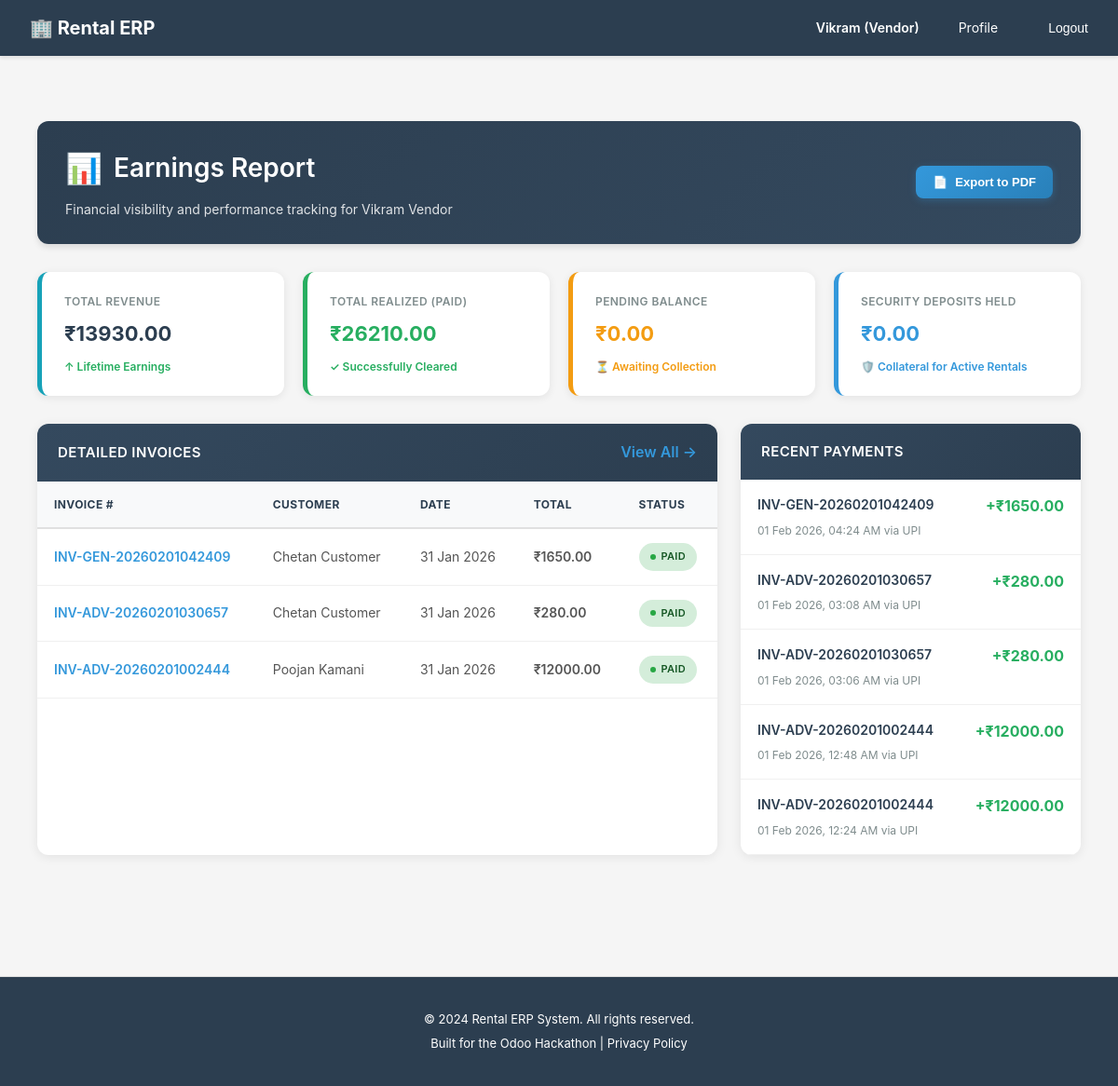
/dashboard/vendor/financials/ (signed in), run on an earlier commit of the app's database.
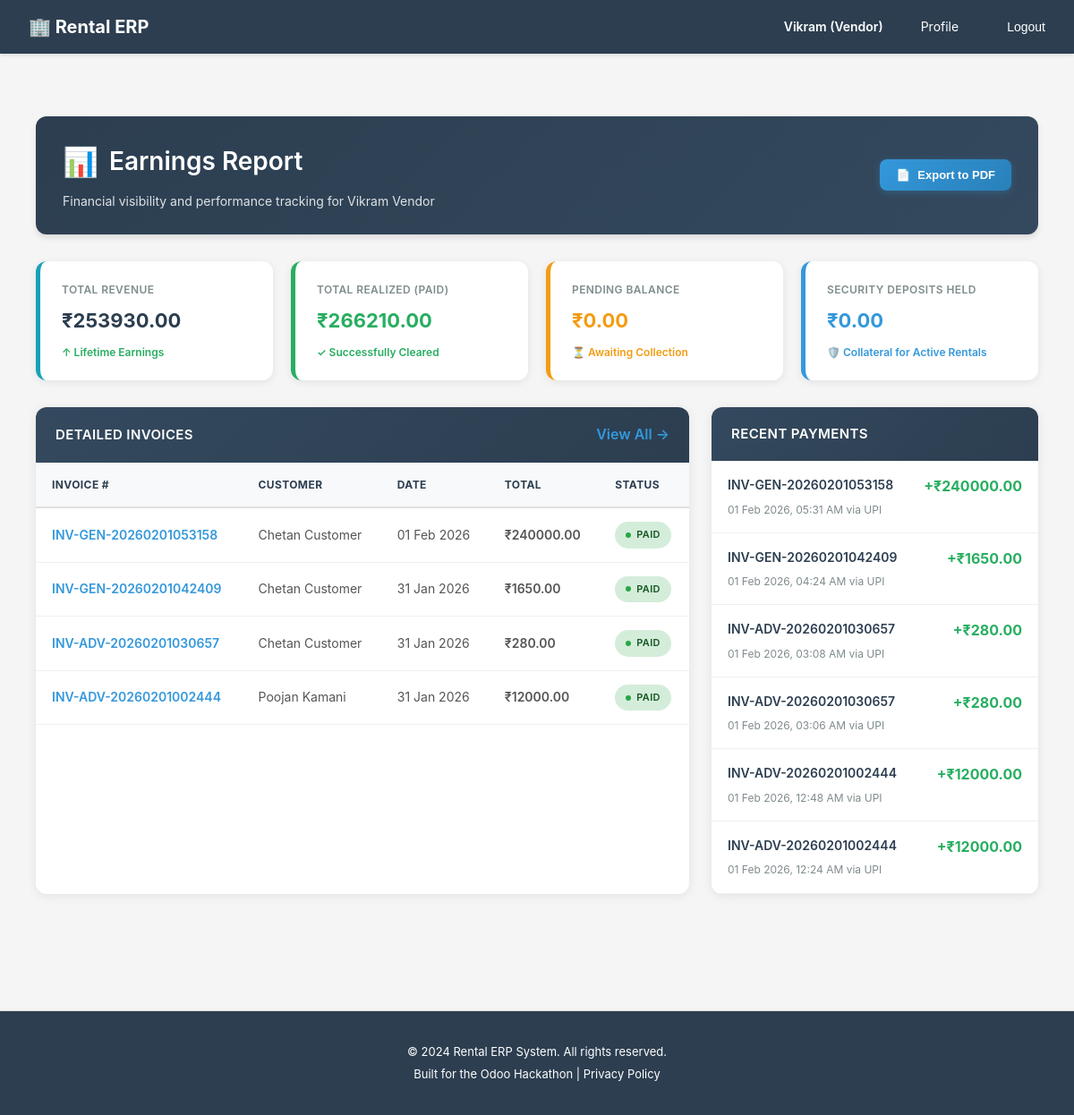
And on a later commit of the database.
### billing/models.py (models this page shows, shortened)
class Invoice(models.Model):
    STATUS_CHOICES = [
        ('draft', 'Draft'),           # Being prepared, not sent to customer
        ('sent', 'Sent'),             # Sent to customer, awaiting payment
        ('partially_paid', 'Partially Paid'),  # Some payment received
        ('paid', 'Paid'),             # Fully paid
        ('overdue', 'Overdue'),       # Payment deadline passed
        ('cancelled', 'Cancelled'),   # Invoice voided
    ]
    PAYMENT_TERM_CHOICES = [
        ('immediate', 'Immediate'),       # Pay before pickup
        ('on_delivery', 'On Delivery'),   # Pay at pickup
        ('net_7', 'Net 7 Days'),          # Pay within 7 days
        ('net_15', 'Net 15 Days'),
        ('net_30', 'Net 30 Days'),
        ('on_return', 'On Return'),       # Pay after return
    ]
    invoice_number = models.CharField(
        max_length=50,
        unique=True,
        help_text="Auto-generated invoice ID (e.g., INV-2026-0001)"
    )
    rental_order = models.ForeignKey(
        'rentals.RentalOrder',
        on_delete=models.CASCADE,
        related_name='invoices',
        help_text="Rental order being invoiced"
    )
    customer = models.ForeignKey(
        settings.AUTH_USER_MODEL,
        on_delete=models.CASCADE,
        related_name='invoices',
        limit_choices_to={'role': 'customer'},
        help_text="Customer being billed"
    )
    vendor = models.ForeignKey(
        settings.AUTH_USER_MODEL,
        on_delete=models.CASCADE,
        related_name='vendor_invoices',
        limit_choices_to={'role': 'vendor'},
        help_text="Vendor issuing the invoice"
    )
    status = models.CharField(
        max_length=20,
        choices=STATUS_CHOICES,
        default='draft',
        help_text="Invoice lifecycle stage"
    )
    invoice_date = models.DateField(
        help_text="Invoice issue date"
    )
    due_date = models.DateField(
        help_text="Payment deadline"
    )
    payment_terms = models.CharField(
        max_length=20,
        choices=PAYMENT_TERM_CHOICES,
        default='immediate',
        help_text="When payment is expected"
    )
    billing_name = models.CharField(
        max_length=255,
        help_text="Customer's company name for invoice"
    )
    billing_gstin = models.CharField(
        max_length=15,
        help_text="Customer's GSTIN for GST compliance"
    )
    billing_address = models.TextField(
        help_text="Customer's billing address"
    )
    billing_state = models.CharField(
        max_length=100,
        help_text="State for GST calculation (intra-state vs inter-state)"
    )
    vendor_name = models.CharField(
        max_length=255,
        help_text="Vendor's company name"
    )
    vendor_gstin = models.CharField(
        max_length=15,
        help_text="Vendor's GSTIN"
    )
    vendor_address = models.TextField(
        help_text="Vendor's business address"
    )
    vendor_state = models.CharField(
        max_length=100,
        help_text="Vendor's state (for GST type determination)"
    )
    subtotal = models.DecimalField(
        max_digits=12,
        decimal_places=2,
        default=Decimal('0.00'),
        help_text="Sum of all invoice lines before tax/discount"
    )
    discount_amount = models.DecimalField(
        max_digits=12,
        decimal_places=2,
        default=Decimal('0.00'),
        help_text="Discount applied"
    )
    is_intrastate = models.BooleanField(
        default=True,
        help_text="Same state transaction (CGST+SGST) or inter-state (IGST)"
    )
    cgst_rate = models.DecimalField(
        max_digits=5,
        decimal_places=2,
        default=9.00,
        help_text="Central GST rate % (typically 9% for 18% total GST)"
    )
    sgst_rate = models.DecimalField(
        max_digits=5,
        decimal_places=2,
        default=9.00,
        help_text="State GST rate % (typically 9% for 18% total GST)"
    )
    igst_rate = models.DecimalField(
        max_digits=5,
        decimal_places=2,
        default=18.00,
        help_text="Integrated GST rate % (for inter-state)"
    )
    cgst_amount = models.DecimalField(
        max_digits=12,
        decimal_places=2,
        default=Decimal('0.00'),
        help_text="Central GST amount (intra-state only)"
    )
    sgst_amount = models.DecimalField(
        max_digits=12,
        decimal_places=2,
        default=Decimal('0.00'),
        help_text="State GST amount (intra-state only)"
    )
    igst_amount = models.DecimalField(
        max_digits=12,
        decimal_places=2,
        default=Decimal('0.00'),
        help_text="Integrated GST amount (inter-state only)"
    )
    tax_amount = models.DecimalField(
        max_digits=12,
        decimal_places=2,
        default=Decimal('0.00'),
        help_text="Total tax (CGST+SGST or IGST)"
    )
    late_fee = models.DecimalField(
        max_digits=12,
        decimal_places=2,
        default=Decimal('0.00'),
        help_text="Late return penalties"
    )
    damage_charges = models.DecimalField(
        max_digits=12,
        decimal_places=2,
        default=Decimal('0.00'),
        help_text="Equipment damage costs"
    )
    other_charges = models.DecimalField(
        max_digits=12,
        decimal_places=2,
        default=Decimal('0.00'),
        help_text="Miscellaneous charges (delivery, packaging, etc.)"
    )
    total = models.DecimalField(
        max_digits=12,
        decimal_places=2,
        default=Decimal('0.00'),
        help_text="Final invoice total (subtotal - discount + tax + fees)"
    )
    paid_amount = models.DecimalField(
        max_digits=12,
        decimal_places=2,
        default=Decimal('0.00'),
        help_text="Amount paid so far"
    )
    balance_due = models.DecimalField(
        max_digits=12,
        decimal_places=2,
        default=Decimal('0.00'),
        help_text="Remaining amount to be paid"
    )
    deposit_collected = models.DecimalField(
        max_digits=12,
        decimal_places=2,
        default=Decimal('0.00'),
        help_text="Security deposit collected upfront"
    )
    deposit_refunded = models.DecimalField(
        max_digits=12,
        decimal_places=2,
        default=Decimal('0.00'),
        help_text="Deposit returned after successful return"
    )
    notes = models.TextField(
        blank=True,
        null=True,
        help_text="Internal notes or special instructions"
    )
    customer_notes = models.TextField(
        blank=True,
        null=True,
        help_text="Notes visible to customer on invoice"
    )
    created_at = models.DateTimeField(auto_now_add=True)
    updated_at = models.DateTimeField(auto_now=True)
    sent_at = models.DateTimeField(
        blank=True,
        null=True,
        help_text="When invoice was sent to customer"
    )
    paid_at = models.DateTimeField(
        blank=True,
        null=True,
        help_text="When invoice was fully paid"
    )
    class Meta:
        db_table = 'invoices'
        verbose_name = 'Invoice'
        verbose_name_plural = 'Invoices'
        ordering = ['-invoice_date', '-created_at']
        indexes = [
            models.Index(fields=['customer', 'status']),
            models.Index(fields=['vendor', 'status']),
            models.Index(fields=['invoice_number']),
            models.Index(fields=['due_date', 'status']),
        ]

class Payment(models.Model):
    PAYMENT_METHOD_CHOICES = [
        ('cash', 'Cash'),
        ('card', 'Credit/Debit Card'),
        ('upi', 'UPI'),
        ('netbanking', 'Net Banking'),
        ('cheque', 'Cheque'),
        ('razorpay', 'Razorpay'),
        ('stripe', 'Stripe'),
        ('other', 'Other'),
    ]
    PAYMENT_STATUS_CHOICES = [
        ('pending', 'Pending'),           # Payment initiated, awaiting confirmation
        ('processing', 'Processing'),     # Payment gateway processing
        ('success', 'Success'),           # Payment confirmed
        ('failed', 'Failed'),             # Payment failed
        ('refunded', 'Refunded'),         # Payment reversed
    ]
    payment_number = models.CharField(
        max_length=50,
        unique=True,
        help_text="Auto-generated payment ID (e.g., PAY-2026-0001)"
    )
    invoice = models.ForeignKey(
        Invoice,
        on_delete=models.CASCADE,
        related_name='payments',
        help_text="Invoice being paid"
    )
    customer = models.ForeignKey(
        settings.AUTH_USER_MODEL,
        on_delete=models.CASCADE,
        related_name='payments_made',
        limit_choices_to={'role': 'customer'},
        help_text="Customer making the payment"
    )
    amount = models.DecimalField(
        max_digits=12,
        decimal_places=2,
        validators=[MinValueValidator(0.01)],
        help_text="Payment amount"
    )
    payment_method = models.CharField(
        max_length=20,
        choices=PAYMENT_METHOD_CHOICES,
        help_text="How customer paid"
    )
    payment_status = models.CharField(
        max_length=20,
        choices=PAYMENT_STATUS_CHOICES,
        default='pending',
        help_text="Payment confirmation status"
    )
    payment_date = models.DateTimeField(
        help_text="When payment was made"
    )
    transaction_id = models.CharField(
        max_length=255,
        blank=True,
        null=True,
        help_text="Payment gateway transaction reference (Encrypted)"
    )
    gateway_response = models.JSONField(
        default=dict,
        blank=True,
        help_text="Raw payment gateway response (for debugging/reconciliation)"
    )
    bank_name = models.CharField(
        max_length=100,
        blank=True,
        null=True,
        help_text="Bank name for cheque/transfer payments"
    )
    cheque_number = models.CharField(
        max_length=50,
        blank=True,
        null=True,
        help_text="Cheque number if payment method is cheque (Encrypted)"
    )
    notes = models.TextField(
        blank=True,
        null=True,
        help_text="Payment notes or reference information"
    )
    is_refund = models.BooleanField(
        default=False,
        help_text="Is this a refund transaction?"
    )
    refund_reason = models.TextField(
        blank=True,
        null=True,
        help_text="Reason for refund"
    )
    original_payment = models.ForeignKey(
        'self',
        on_delete=models.SET_NULL,
        blank=True,
        null=True,
        related_name='refunds',
        help_text="Original payment being refunded"
    )
    created_at = models.DateTimeField(auto_now_add=True)
    updated_at = models.DateTimeField(auto_now=True)
    processed_at = models.DateTimeField(
        blank=True,
        null=True,
        help_text="When payment was confirmed/failed"
    )
    class Meta:
        db_table = 'payments'
        verbose_name = 'Payment'
        verbose_name_plural = 'Payments'
        ordering = ['-payment_date', '-created_at']
        indexes = [
            models.Index(fields=['invoice', 'payment_status']),
            models.Index(fields=['customer', 'payment_status']),
            models.Index(fields=['payment_number']),
            models.Index(fields=['transaction_id']),
        ]

### dashboards/views.py (the view)
# urls.py: path('vendor/financials/', views.vendor_financials, name='vendor_financials'),
@login_required
@require_http_methods(["GET"])
def vendor_financials(request):
    if request.user.role != 'vendor':
        return HttpResponseForbidden("Only vendors can view financial reports")
    from billing.models import Invoice, Payment
    from rentals.models import RentalOrder
    user = request.user
    invoices = Invoice.objects.filter(vendor=user).order_by('-created_at')
    stats = invoices.aggregate(
        total_revenue=Sum('total'),
        total_paid=Sum('paid_amount'),
        total_due=Sum('balance_due'),
        total_deposits=Sum('deposit_collected'),
        total_refunded=Sum('deposit_refunded')
    )
    deposits_held = (stats['total_deposits'] or Decimal('0.00')) - (stats['total_refunded'] or Decimal('0.00'))
    recent_payments = Payment.objects.filter(
        invoice__vendor=user,
        payment_status='success'
    ).order_by('-payment_date')[:10]
    context = {
        'invoices': invoices,
        'stats': stats,
        'deposits_held': deposits_held,
        'recent_payments': recent_payments,
        'user': user
    }
    return render(request, 'dashboards/vendor_financials.html', context)

### templates/dashboards/vendor_financials.html (shortened to what the changed rows need)
{% extends 'base.html' %}
{% load static %}
{% block content %}
<div class="earnings-container">
    <div class="page-header">
        <div class="header-title">
            <h1>Earnings Report</h1>
        </div>
    </div>
    <div class="stats-grid">
        <div class="stat-card">
            <p class="stat-label">Total Revenue</p>
            <div class="stat-value">₹{{ stats.total_revenue|default:"0.00"|floatformat:2 }}</div>
            <div class="stat-trend trend-up">↑ Lifetime Earnings</div>
        </div>
        <div class="stat-card" style="border-left-color: #27ae60;">
            <p class="stat-label">Total Realized (Paid)</p>
            <div class="stat-value" style="color: #27ae60;">₹{{ stats.total_paid|default:"0.00"|floatformat:2 }}</div>
            <div class="stat-trend trend-up">✓ Successfully Cleared</div>
        </div>
    </div>
    <div class="content-grid">
        <div class="data-card">
            <div class="table-container">
                {% if invoices %}
                <table>
                    <thead>
                        <tr>
                            <th>Invoice #</th>
                            <th>Customer</th>
                            <th>Date</th>
                            <th>Total</th>
                            <th>Status</th>
                        </tr>
                    </thead>
                    <tbody>
                        {% for invoice in invoices %}
                        <tr>
                            <td><a href="{% url 'billing:invoice_detail' invoice.id %}" class="link-soft">{{ invoice.invoice_number }}</a></td>
                            <td>{{ invoice.billing_name }}</td>
                            <td>{{ invoice.invoice_date|date:"d M Y" }}</td>
                            <td style="font-weight: 600;">₹{{ invoice.total }}</td>
                            <td>
                                <span class="badge {% if invoice.status == 'paid' %}badge-paid{% elif invoice.status == 'overdue' %}badge-overdue{% else %}badge-pending{% endif %}">
                                    {{ invoice.get_status_display }}
                                </span>
                            </td>
                        </tr>
                        {% endfor %}
                    </tbody>
                </table>
                {% else %}
                <div class="empty-state">
                    No invoices generated yet.
                </div>
                {% endif %}
            </div>
        </div>
        <div class="data-card">
            <div class="payments-list">
                {% if recent_payments %}
                    {% for payment in recent_payments %}
                    <div class="payment-item">
                        <div class="payment-info">
                            <h4>{{ payment.invoice.invoice_number }}</h4>
                            <p>{{ payment.payment_date|date:"d M Y, h:i A" }} via {{ payment.get_payment_method_display }}</p>
                        </div>
                        <div class="payment-amount">+₹{{ payment.amount }}</div>
                    </div>
                    {% endfor %}
                {% else %}
                <div class="empty-state">
                    No payments received yet.
                </div>
                {% endif %}
            </div>
        </div>
    </div>
</div>
{% endblock %}

What changed in the data, as far as the page shows it:
added Invoice: invoice_number "INV-GEN-20260201053158", billing_name "Chetan Customer", invoice_date "01 Feb 2026", total "240000.00", status "PAID"
added Payment: invoice.invoice_number "INV-GEN-20260201053158", payment_date "01 Feb 2026, 05:31 AM", payment_method "UPI", amount "240000.00"
Also different on the page:
{{ stats.total_revenue|default:"0.00"|floatformat:2 }}: "13930.00" → "253930.00"
{{ stats.total_paid|default:"0.00"|floatformat:2 }}: "26210.00" → "266210.00"
